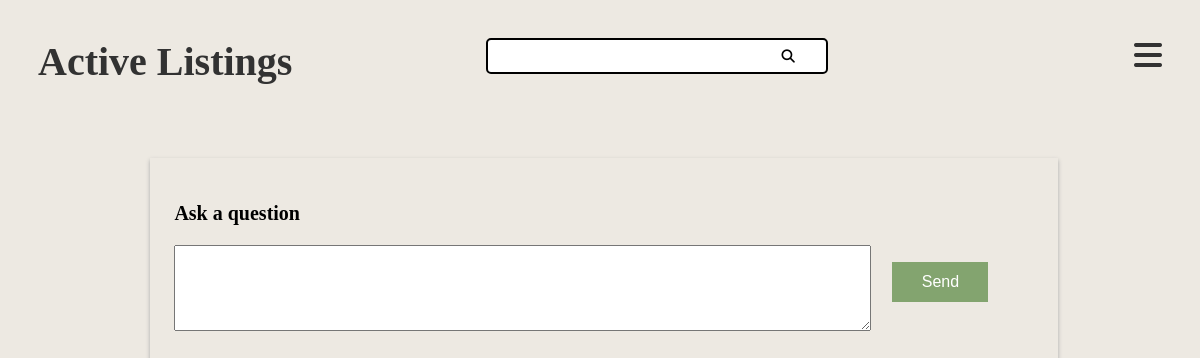
The app's page /forum.php, older data.
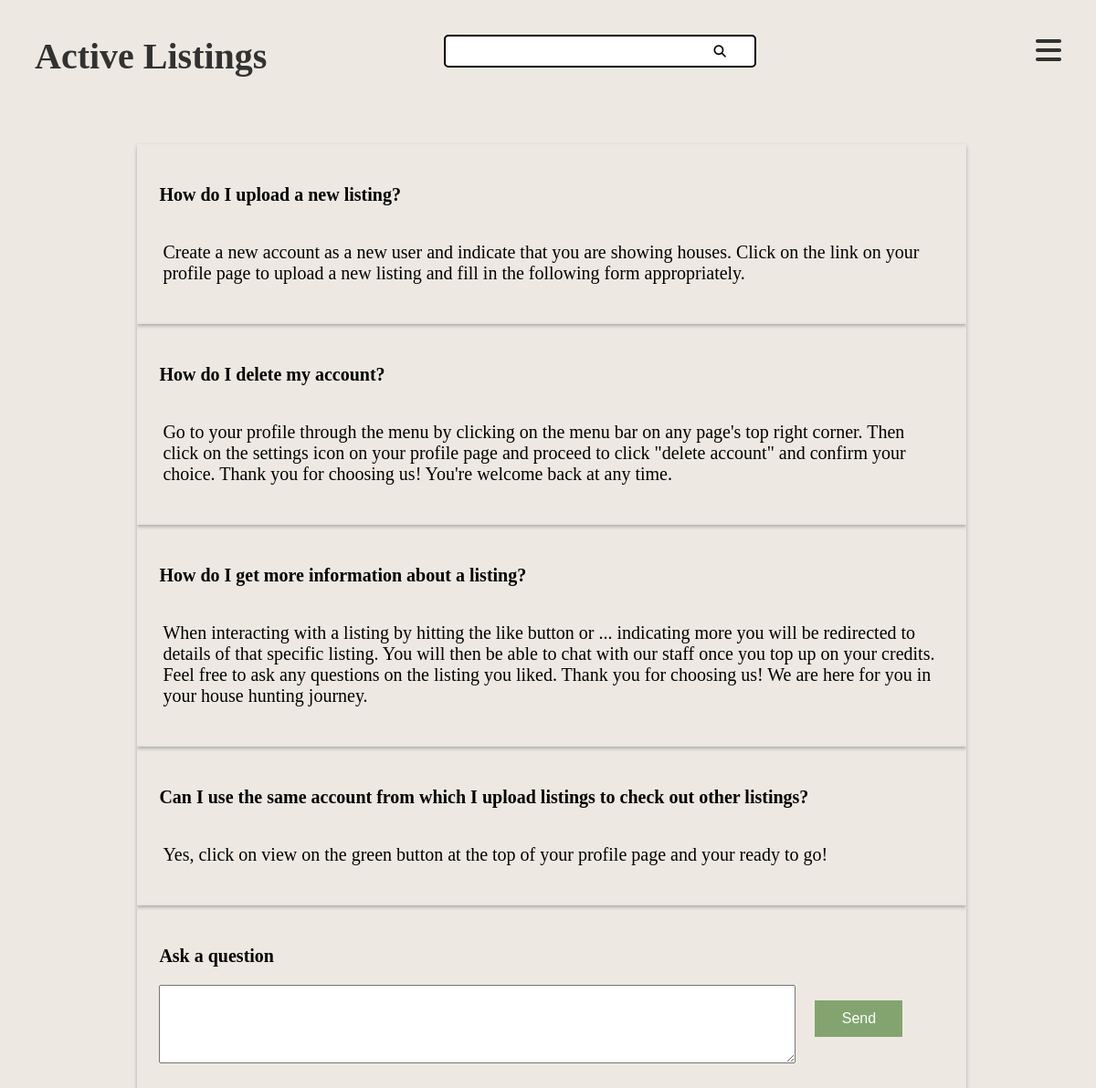
The same page, newer data.
### tables this page shows
CREATE TABLE `forum_questions` (
  `question_id` int(11) NOT NULL,
  `question_text` varchar(255) DEFAULT NULL
);

### forum.php (the view, shortened to what this page needs)
<?php
include_once 'conn.php';
?>
<!DOCTYPE html>
<html lang="en">
<head>
    <link rel="stylesheet" href="style.css">
</head>
<body class="Listings" id="forum">
    <div class="header" id="listing-header">
        <h1>Active Listings</h1>
        <div class="search" id="listing-search">
            <form id="searchForm" method="POST">
                <input name="searchQ" type="text"/>
                <button type="submit" name="search"><i class="fa-solid fa-search"></i></button>
            </form>
         </div>
        <span class="menuBar" id="menuBars" onClick="showMenu()"><i class="fa-solid fa-bars"></i></span>
    </div>
    <div class="cards">
        <?php
        $sql = "SELECT fq.question_id, fq.question_text, fa.answer_text
                FROM forum_questions fq
                JOIN (
                    SELECT question_id, COUNT(*) AS answer_count
                    FROM forum_answers
                    GROUP BY question_id
                ) AS fa_counts ON fq.question_id = fa_counts.question_id
                JOIN forum_answers fa ON fq.question_id = fa.question_id
                WHERE fa_counts.answer_count > 0
                ORDER BY fa_counts.answer_count DESC";
        $records = mysqli_query($conn, $sql);
        if (mysqli_num_rows($records) > 0) {
            while ($result = mysqli_fetch_array($records)) {
                ?>
                <div class="singleCard">
                    <h3><?php echo $result['question_text']; ?></h3>
                    <div>
                        <p><?php echo $result['answer_text']; ?></p>
                    </div>
                </div>
                <?php
            }
        }
        ?>
         <div class="singleCard">
            <h3>Ask a question</h3>
            <form method="POST" action="processing.php">
                <textarea name="question_text"></textarea>
                <button type="submit" name="postToForum" class="btn lg logIn">Send</button>
            </form>
        </div>
    </div>
</body>
</html>

### style.css (style rules this page uses)
* { src: url('https://fonts.googleapis.com/css2?family=Open+Sans:wght@300&display=swap'); }
.homePage .buttons button, .homePage form button, .addUnit a button, #forum .logIn, .admin .logIn { width: 6em; height: 2.5em; border: none; margin-right: 5%; font-size: 1em; }
.homePage .buttons .logIn, .homePage form button, #forum .logIn, .admin .logIn { background-color: #83a46f; color: white; }
.addUnit, .Listings, .profileBody { background-color: rgb(237, 233, 227); color: black; padding: 2.5%; }
.addUnit .header span, .Listings .header span, .profileBody .header span { font-size: 2em; }
.Listings .header, .profileBody .header { display: flex; flex-direction: row; justify-content: space-between; color: #323232; }
.Listings .header h1, .profileBody .header h1 { font-size: 2.5em; margin: 0; }
.search { width: 30%; height: 2em; background-color: white; border: 2px solid black; border-radius: 5px; margin-right: 10%; display: flex; flex-direction: row; }
.search form { width: 90%; }
.search input { width: 92%; height: 90%; background: transparent; border: none; }
.search form button { width:4%; height: 2.5em; background: transparent; border: none; }
.Listings .list .card .details div, .profileBody .list .card .details div, .singleCard div { display: flex; flex-direction: row; margin: 0; margin-left: 0.25em; }
.addUnit, .Listings { background-color: #ede9e2; color: black; padding: 2.5%; }
.addUnit .header span, .Listings .header span { font-size: 2em; }
.cards { display: grid; grid-template-columns: auto auto auto; width: 85%; margin-left: 7.5%; background-color: white; padding-left: 2.5%; padding-top: 1.5%; margin-top: 5%; height: 100%; }
#forum .cards, .uploads.admin .singleCard { grid-template-columns: auto; background: transparent; }
.cards .singleCard { width: 90%; padding: 1.5em; height: 50vh; }
.cards .singleCard p { margin-left: 2.5%; }
#forum .cards .singleCard, .uploads.admin .singleCard { width: 90%; padding: 1.5em; height: auto; box-shadow: 0 2px 4px 0 darkgray; }
#forum .cards .singleCard h3, #forum .cards .singleCard p { margin-left: 0; font-size: 1.25em; }
#forum .singleCard form, .admin .singleCard form { width: 100%; height: 6em; display: flex; flex-direction: row; }
#forum .logIn { margin-left: 2.5%; margin-top: 2%; }
#forum .singleCard form textarea, .admin .singleCard form textarea { width: 80%; height: 80%; padding: 0.25em; }
.singleCard div { justify-content: space-between; height: 7%; margin-right: 0.25em; }

Row changes from the older to the newer data that the page shows:
added forum_questions: question_text "How do I upload a new listing?", answer_text "Create a new account as a new user and indicate that you are showing houses. Click on the link on your profile page to upload a new listing and fill in the following form appropriately."
added forum_questions: question_text "How do I delete my account?", answer_text "Go to your profile through the menu by clicking on the menu bar on any page's top right corner. Then click on the settings icon on your profile page and proceed to click \"delete account\" and confirm your choice. Thank you for choosing us! You're welcome back at any time."
added forum_questions: question_text "How do I get more information about a listing?", answer_text "When interacting with a listing by hitting the like button or ... indicating more you will be redirected to details of that specific listing. You will then be able to chat with our staff once you top up on your credits. Feel free to ask any questions on the listing you liked. Thank you for choosing us! We are here for you in your house hunting journey."
added forum_questions: question_text "Can I use the same account from which I upload listings to check out other listings?", answer_text "Yes, click on view on the green button at the top of your profile page and your ready to go!"
